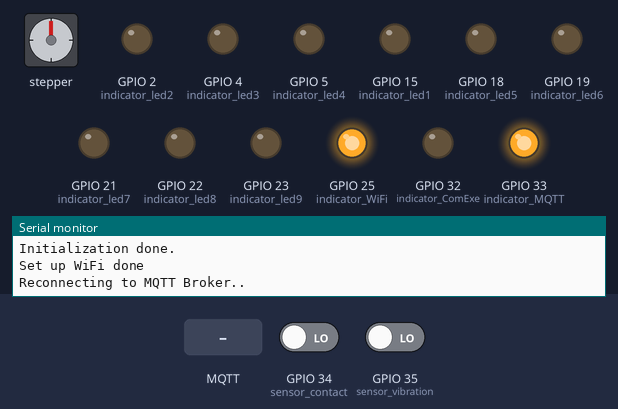
The sketch below on a simulated ESP32. Shown: stepper motor, output pins drawn as LEDs (lit = HIGH), the last lines printed to the serial monitor. Wiring (inferred from the names in the program): stepper motor (2048 steps per turn assumed): coils GPIO 13, GPIO 14, GPIO 12, GPIO 27. Dashed ring = blinking. Inputs (shaded band) come from the test bench; at power-on: GPIO 34 (sensor_contact) LOW, GPIO 35 (sensor_vibration) LOW. WiFi joins after 1.5 s; servers stay silent unless stated; no MQTT or app messages arrive unless stated.

Above: at 2.7 s.
2.8 s: MQTT message "led=1" arrives on the first subscribed topic
At 2.95 s:
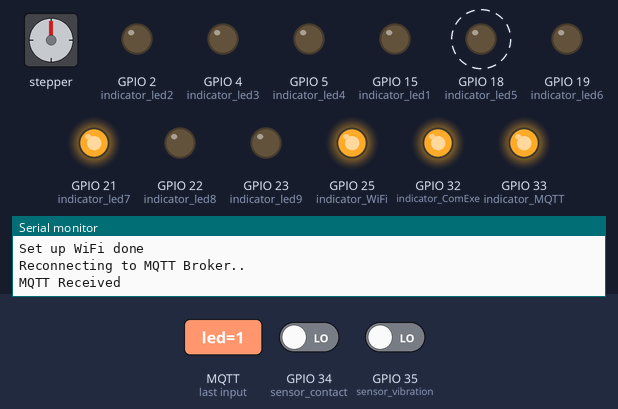
5.8 s: MQTT message "motor=" arrives on the first subscribed topic
At 6.25 s:
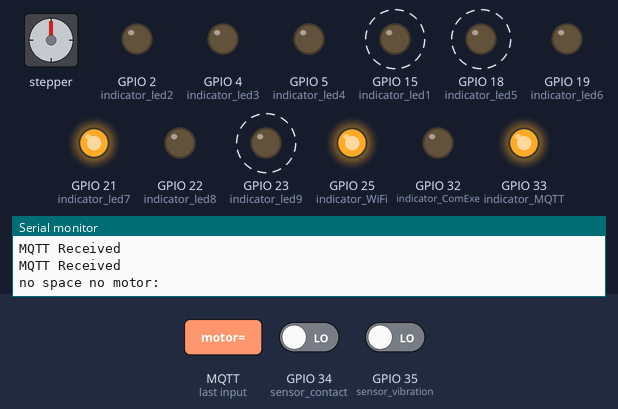
8.8 s: MQTT message "sensor=0" arrives on the first subscribed topic
At 8.95 s:
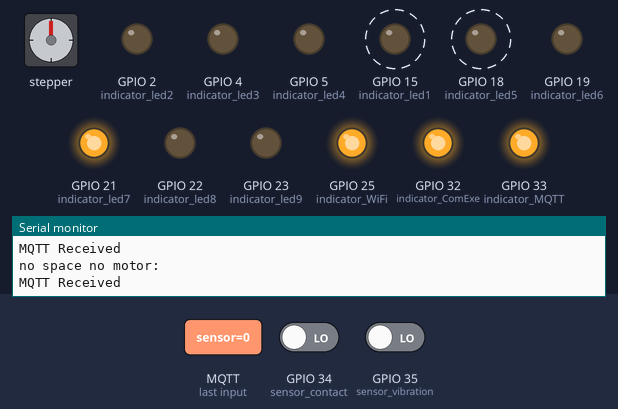
11.8 s: MQTT message "sensor=1" arrives on the first subscribed topic
At 13.8 s:
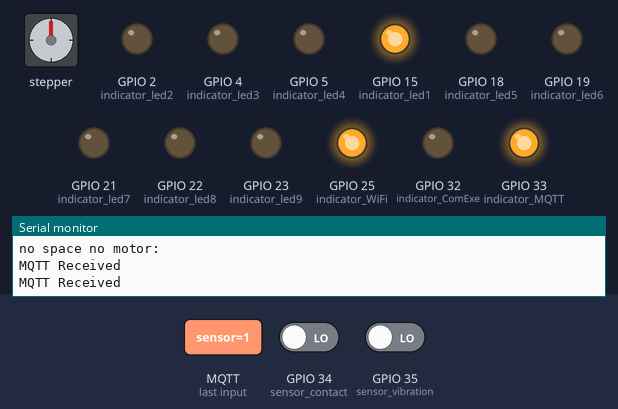
14.8 s: MQTT message "sensor=0" arrives on the first subscribed topic
At 17.26 s:
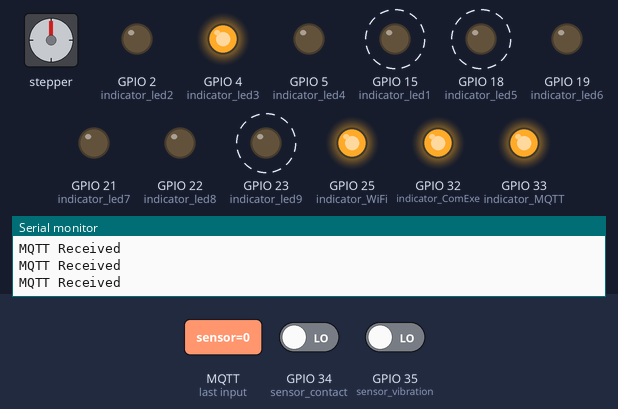
17.8 s: MQTT message "led=0" arrives on the first subscribed topic
At 19.4 s:
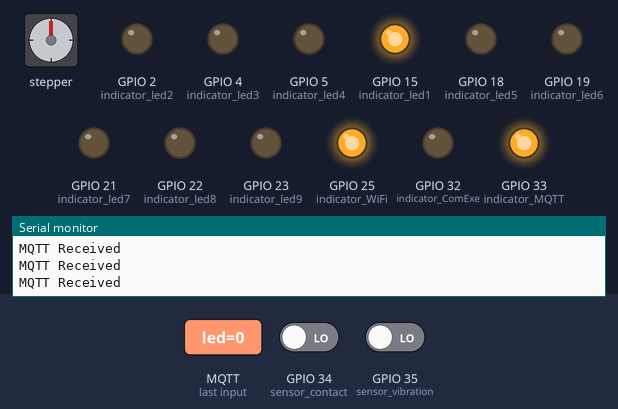
Timing chart, 0 to 20.5 s (numbered marks = the images above; inputs shaded):
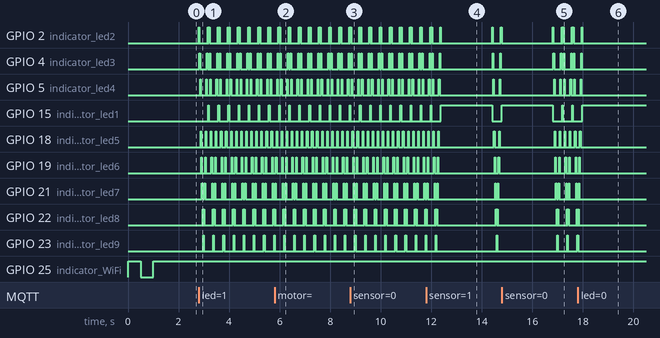

Measured:
- after the input at 2.8 s, GPIO 2 (indicator_led2): LOW → HIGH at once, then repeats every 0.40 s: LOW 0.33 s, HIGH 0.03 s, LOW 0.03 s, HIGH 0.03 s; GPIO 4 (indicator_led3): LOW → HIGH at once, then repeats every 0.40 s: LOW 0.28 s, HIGH 0.03 s, LOW 0.08 s, HIGH 0.03 s
- after the input at 5.8 s, GPIO 32 (indicator_ComExe): HIGH → LOW after 0.20 s
- after the input at 8.8 s, GPIO 32 (indicator_ComExe): LOW → HIGH at once
- after the input at 11.8 s, GPIO 32 (indicator_ComExe): HIGH → LOW after 0.21 s
- after the input at 14.8 s, GPIO 32 (indicator_ComExe): LOW → HIGH after 2.0 s
- after the input at 17.8 s, GPIO 2 (indicator_led2), GPIO 4 (indicator_led3): goes on until 18.0 s, then stays LOW

The sketch:

nodemcu_esp32_demo.ino
```cpp
#include <WiFi.h>
#include <PubSubClient.h>
#include <Stepper.h>
#include <string>

const int indicator_WiFi    = 25;
const int indicator_MQTT    = 33;
const int indicator_ComExe  = 32;

const int indicator_led1    = 15;
const int indicator_led2    = 2;
const int indicator_led3    = 4;
const int indicator_led4    = 5;
const int indicator_led5    = 18;
const int indicator_led6    = 19;
const int indicator_led7    = 21;
const int indicator_led8    = 22;
const int indicator_led9    = 23;

const int sensor_contact    = 34;
const int sensor_vibration  = 35;
const int sensor_button     = 26;

const int motor1 = 13;
const int motor3 = 12;
const int motor2 = 14;
const int motor4 = 27;

const char* ssid           = "Yiqi_dlink"; //YOUR WIFI SSID
const char* password       = "password1234567"; //YOUR WIFI PASSWORD
const char* mqtt_server    = "broker.hivemq.com"; // MQTT BROKER
const char* mqtt_topic     = "TARUC/BAIT2123/DEMO"; // TOPIC (MUST BE UNIQUE)
int         mqtt_port      = 1883;
const char* mqtt_username  = NULL;
const char* mqtt_password  = NULL;

WiFiClient wifiClient;
PubSubClient mqttclient(wifiClient);
int runMOTOR = 0;
bool runSENSOR = 0;
bool runLED = 0;

boolean stepperDirection = false;
int     stepperStep = 1;
int     stepperStepCount = 0;
boolean stepperMove = true;
long    prevMillisStepper = 0;
int     intervalStepper = 2; // Minimum is 2, increase for lower speed
#define STEPS_PER_MOTOR_REVOLUTION 32
#define STEPS_PER_OUTPUT_REVOLUTION 32 * 64  //2048
#define STEPS_PER_ROUND_OVER_3600 182 // 32 * 64 * 3.2 / 360 * 10
Stepper myStepper(STEPS_PER_MOTOR_REVOLUTION, motor1, motor2, motor3, motor4);
int     Steps2Take;

void setup() {
  Serial.begin(115200);
  initialize();
  setup_wifi();
  mqttclient.setServer(mqtt_server, mqtt_port);
  mqttclient.setCallback(callback);
  mqttclient.subscribe(mqtt_topic);
  mqttclient.publish(mqtt_topic, "Demo (Motor) is connected to MQTT.");
}

// the loop function runs over and over again forever
void loop() {
  if(!mqttclient.connected()){
    reconnect();
  }
  mqttclient.loop();
  if (runLED) {
    runningLED();
  }

  if (runSENSOR){
    if (digitalRead(sensor_contact) == 0) {
      mqttclient.publish(mqtt_topic, "Contact Sensor = 0");
      delay(1000);
    }
    if (digitalRead(sensor_vibration) == 0) {
      mqttclient.publish(mqtt_topic, "Vibration Sensor = 0");
      delay(1000);
    }
  }

  if (runMOTOR != 0){
    if (runMOTOR <= 360 && runMOTOR >= -360){
      runStepperMotor(runMOTOR);
    }
    runMOTOR = 0;
  }
}

void runStepperMotor(int degstep) {
  Steps2Take  =  STEPS_PER_ROUND_OVER_3600 * degstep / 10;
  myStepper.setSpeed(1000);
  myStepper.step(Steps2Take);
  delay(1000);
}

void initialize() {
  pinMode(sensor_contact, INPUT); // Contact Sensor
  pinMode(sensor_vibration, INPUT); // Vibration Sensor
  pinMode(sensor_button, INPUT); // Button

  pinMode(indicator_WiFi, OUTPUT); // WIFI indicator
  pinMode(indicator_MQTT, OUTPUT); // MQTT indicator
  pinMode(indicator_ComExe, OUTPUT); // Command executed

  pinMode(motor1, OUTPUT); // motor control
  pinMode(motor2, OUTPUT); // motor control
  pinMode(motor3, OUTPUT); // motor control
  pinMode(motor4, OUTPUT); // motor control

  pinMode(indicator_led1, OUTPUT);
  pinMode(indicator_led2, OUTPUT);
  pinMode(indicator_led3, OUTPUT);
  pinMode(indicator_led4, OUTPUT);
  pinMode(indicator_led5, OUTPUT);
  pinMode(indicator_led6, OUTPUT);
  pinMode(indicator_led7, OUTPUT);
  pinMode(indicator_led8, OUTPUT);
  pinMode(indicator_led9, OUTPUT);
  Serial.println("Initialization done.");
}

void setup_wifi() {
  WiFi.begin(ssid, password);
  while (WiFi.status() != WL_CONNECTED) {
    digitalWrite(indicator_WiFi, !digitalRead(indicator_WiFi));
    delay(500);
  }
  digitalWrite(indicator_WiFi, 1);
  Serial.println("Set up WiFi done");
}

void reconnect() {
  while (!mqttclient.connected()) {
    Serial.println("Reconnecting to MQTT Broker..");
    if (mqttclient.connect("", mqtt_username, mqtt_password)) {
      digitalWrite(indicator_MQTT, 1);
      mqttclient.subscribe(mqtt_topic);
    }else{
      digitalWrite(indicator_MQTT, 0);
      Serial.print(mqttclient.state());
      Serial.println(" try again in 5 seconds");
      delay(5000);
    }
  }
}

void callback(char* topic, byte* message, unsigned int length) {
  Serial.println("MQTT Received");
  digitalWrite(indicator_ComExe, !digitalRead(indicator_ComExe));
  String messageTemp = "";
  for (int i = 0; i < length; i++) {
    messageTemp += (char)message[i];
  }
  if (messageTemp == "led=0") {
    runLED = 0;
  }
  if (messageTemp == "led=1") {
    runLED = 1;
  }
  if (messageTemp.indexOf("motor=") != -1) {
    Serial.print("no space no motor:");
    messageTemp.replace("motor=","");
    messageTemp.replace(" ","");
    Serial.println(messageTemp);
    runMOTOR = messageTemp.toInt();
  }
  if (messageTemp == "sensor=1") {
    runSENSOR = 1;
  }
  if (messageTemp == "sensor=0") {
    runSENSOR = 0;
  }
}

void runningLED() {
  toggle(indicator_led2, indicator_led1);
  toggle(indicator_led3, indicator_led2);
  toggle(indicator_led4, indicator_led3);
  toggle(indicator_led5, indicator_led4);
  toggle(indicator_led6, indicator_led5);
  toggle(indicator_led7, indicator_led6);
  toggle(indicator_led8, indicator_led7);
  toggle(indicator_led9, indicator_led8);
  toggle(indicator_led8, indicator_led9);
  toggle(indicator_led7, indicator_led8);
  toggle(indicator_led6, indicator_led7);
  toggle(indicator_led5, indicator_led6);
  toggle(indicator_led4, indicator_led5);
  toggle(indicator_led3, indicator_led4);
  toggle(indicator_led2, indicator_led3);
  toggle(indicator_led1, indicator_led2);
}

void toggle(byte on_pin, byte off_pin) {
  digitalWrite(on_pin, 1);
  digitalWrite(off_pin, 0);
  delay(25);
}
```
